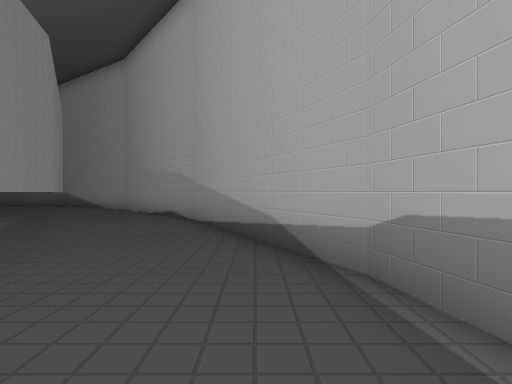
view 1 (above)

14 first-person views from a walk through a scene from a Unity 3-D project. The camera is 1.5 m above the floor, looks level and sees 80° across. The floor is counted in squares, 2 m on a side. Each view is taken from the middle of a square. On the plan, view 1 faces up. The plan holds only what a view shows up to about 10 squares ahead; the rest is blank. The place goes on beyond the plan.

view 2
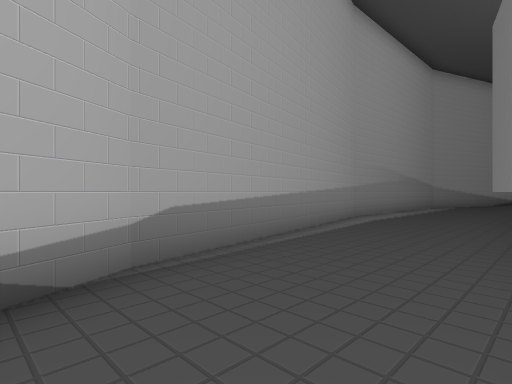

view 3
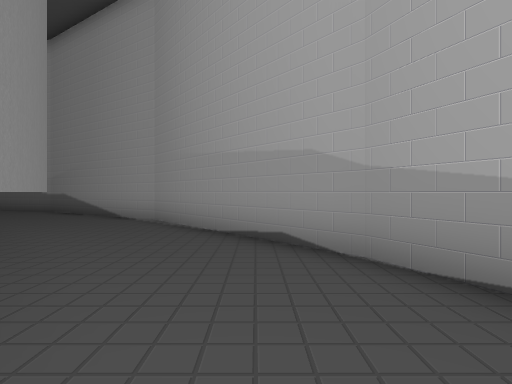

view 4
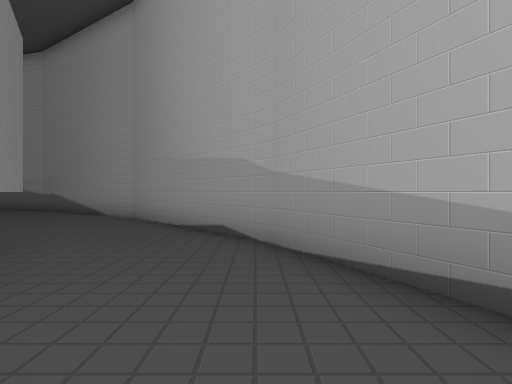

view 5
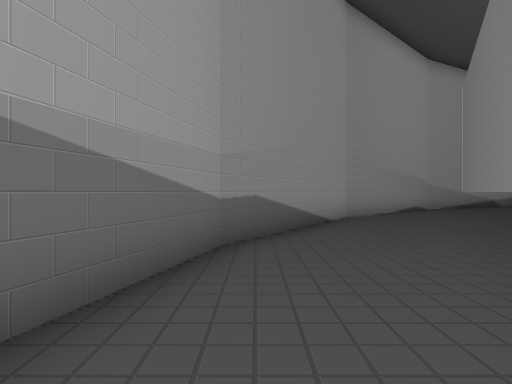

view 6
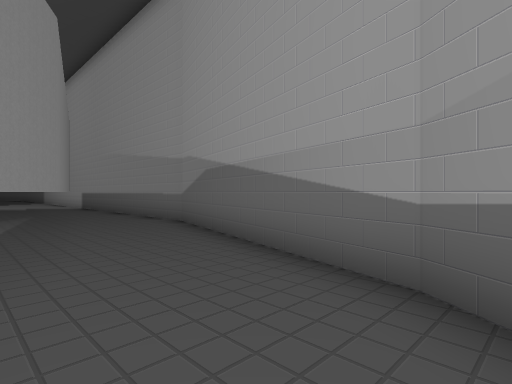

view 7
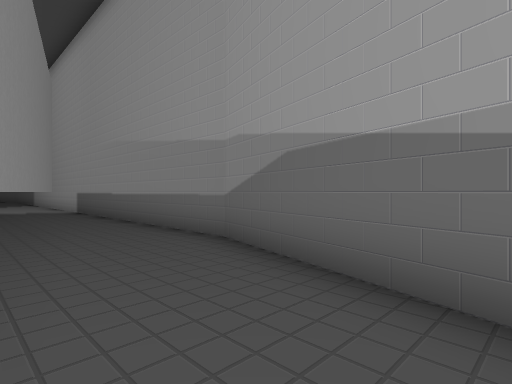

view 8
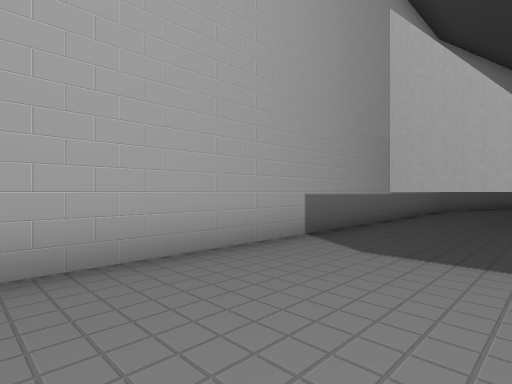

view 9
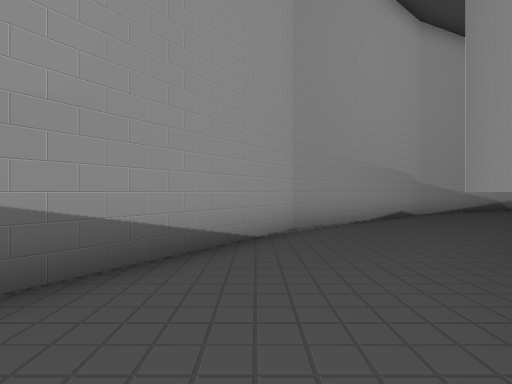

view 10
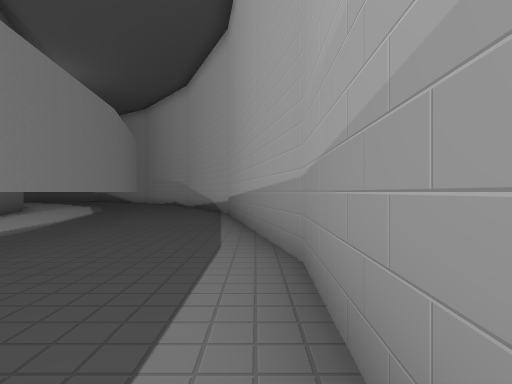

view 11
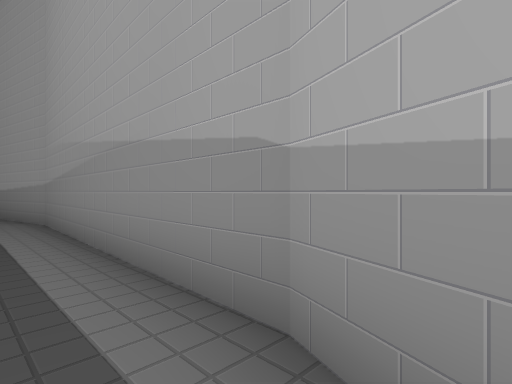

view 12
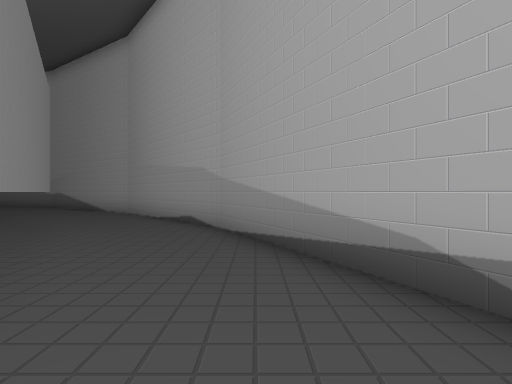

view 13
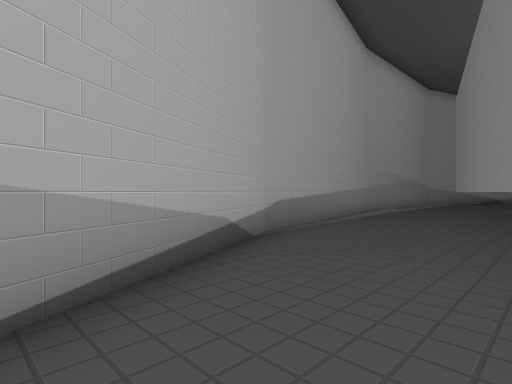

view 14
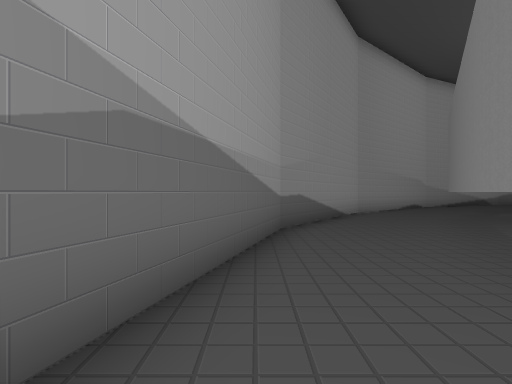

### Floor plan
Key: @ floor where view 1 was taken; # wall or solid block; . floor; T thing the floor can be seen under or through.
Columns run from 30 left of view 1 to 3 right of it. Each row starts with its distance up from view 1.
 19 ###############
 18 ..............####
 17 .................####
 16 ....#      ##.......###
 15 ....#       ####......##
 14                ###.....###
 13                  ###.....#
 12                    ###....#
 11                        ...##
 10                         ...##
  9                          ...##
  8                          #...#
  7                          #...##
  6                          ##...#
  5                           #...##
  4                           ##...#
  3                            #...#
  2                        #.. ##..##
  1                         #.. #...#
  0                          .. #.@.#
 -1                             T...#
 -2                             T...#
 -3                             T...##
 -4                              #...#
 -5                               ...#
 -6                               ...#
 -7                               ...#
 -8                               ...#
 -9                                ..#
-10                                ..#
-11                                ..#
-12                                ..#
-13                                .##

Positions as (right, up) in squares from view 1, and headings:
1: (0, 0), facing up
2: (-2, 4), facing down-right
3: (-3, 5), facing up
4: (-2, 4), facing up
5: (-15, 16), facing right
6: (-10, 14), facing up-left
7: (-13, 15), facing up-left
8: (-30, 15), facing up-right
9: (-12, 14), facing right
10: (2, -8), facing up
11: (1, -13), facing up-right
12: (-1, 2), facing up
13: (-3, 7), facing down-right
14: (-17, 17), facing right
